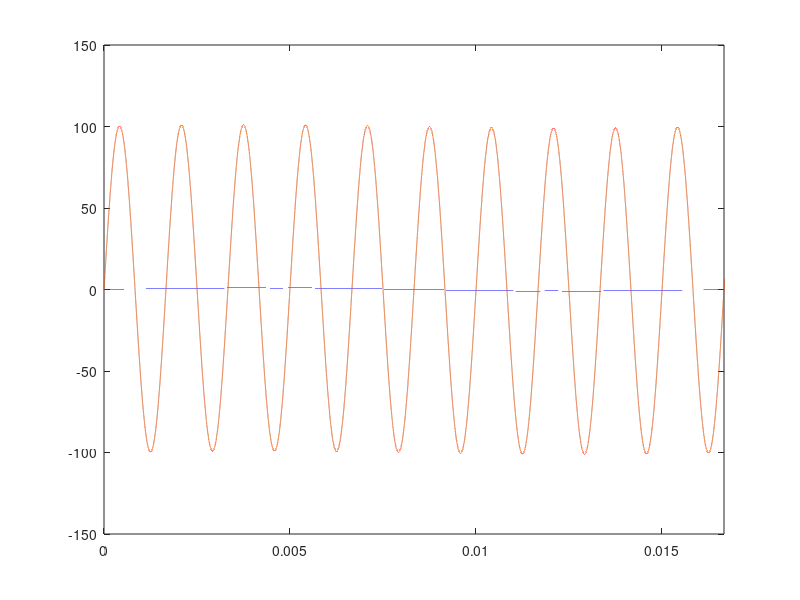

The MATLAB source for this figure:
clc; clear; clf;

t = linspace(0,1,10000000);

A = 1000;
Vhum   = sin(2*pi*60*t);
Vaudio = 0.1*sin(2*pi*600*t);

a = (A/(1+A))*Vaudio + Vhum;
b = A*Vaudio + Vhum;

 plot(t,a);
 hold on
 plot(t,b);
xlim([0 1/60])